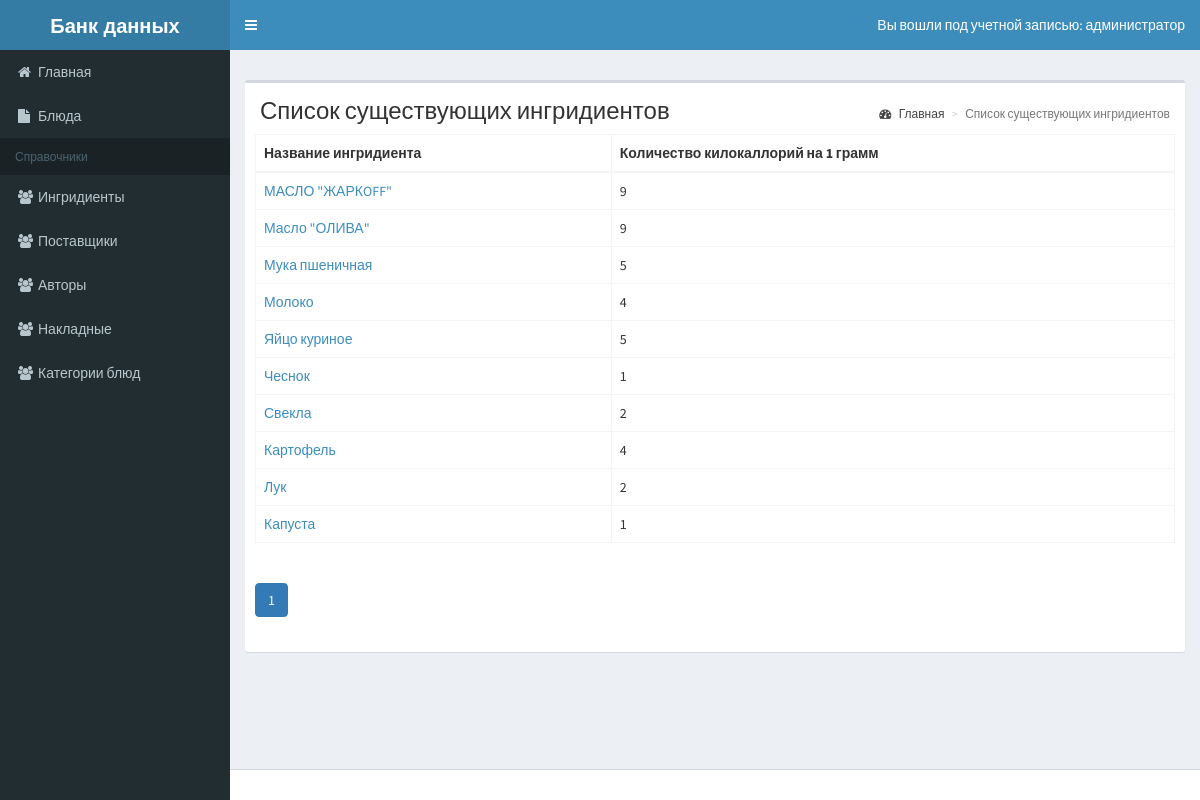
Screenshot of /project/list-ingridient.php (signed in) with the database file from the repository.
### tables this page shows
CREATE TABLE `ingridient` (
  `ingridient_id` int(11) NOT NULL,
  `name` varchar(50) NOT NULL,
  `calory` int(11) NOT NULL,
  `invoice_id` int(11) NOT NULL
);

### project/classes/BaseMap.php (called while the page is built, shortened)
<?php
abstract class BaseMap extends Config{
function __construct()
{
try{
    $this->db = new PDO('mysql:host='.self::HOST.';dbname='.self::DB_NAME,self::DB_USER,self::DB_PASSWORD);
    }
    catch(PDOException $e) {
        echo $e->getMessage();
    }
    catch (Exception $ex) {
}
}}

### project/classes/IngridientMap.php (called while the page is built, shortened)
<?php
class IngridientMap extends BaseMap{
public function findAll($ofset=0,$limit=30){
$res = $this->db->query("SELECT ingridient.ingridient_id,
ingridient.name,ingridient.calory"
. " FROM ingridient LIMIT $ofset,$limit");
return $res->fetchAll(PDO::FETCH_OBJ);
}
}

### project/list-ingridient.php (the view, shortened to what this page needs)
<?php
$size = 30;
if (isset($_GET['page'])) {
$page = Helper::clearInt($_GET['page']);
} else {
$page = 1;
}
$ingridientMap = new IngridientMap();
$ingridients = $ingridientMap->findAll($page*$size-$size, $size);
$header = 'Список существующих ингридиентов';
require_once 'template/header.php';
?>
<div class="row">
<div class="col-xs-12">
<div class="box">
<section class="content-header">
<h1><?=$header;?></h1>
<ol class="breadcrumb">
<li><a href="/index.php"><i class="fa fa-dashboard"></i> Главная</a></li>
<li class="active"><?=$header;?></li>
</ol>
</section>
<div class="box-body">
<?php
if ($ingridients) {
?>
<table id="example2" class="table table-bordered table-hover">
<thead>
<tr>
<th>Название ингридиента</th>
<th>Количество килокаллорий на 1 грамм</th>
</tr>
</thead>
<tbody>
<?php
foreach ($ingridients as $ingridient) {
echo '<tr>';
echo '<td><a href="view-ingridient.php?id='.$ingridient->ingridient_id.'">'.$ingridient->name.'</a></td>';
echo '<td>'.$ingridient->calory.'</td>';
echo '</tr>';
}
?>
</tbody>
</table>
<?php } else {
echo 'Ни одной категории не найдено';
} ?>
</div>
<div class="box-body">
</div>
</div>
</div>
</div>
<?php
require_once 'template/footer.php';
?>

### rows the page displays
ingridient: name "МАСЛО \"ЖАРКOFF\"", calory "9"
ingridient: name "Масло \"ОЛИВА\"", calory "9"
ingridient: name "Мука пшеничная", calory "5"
ingridient: name "Молоко", calory "4"
ingridient: name "Яйцо куриное", calory "5"
ingridient: name "Чеснок", calory "1"
ingridient: name "Свекла", calory "2"
ingridient: name "Картофель", calory "4"
ingridient: name "Лук", calory "2"
ingridient: name "Капуста", calory "1"

### other values shown
$_SESSION['roleName'] "администратор"
$header "Список существующих ингридиентов"
